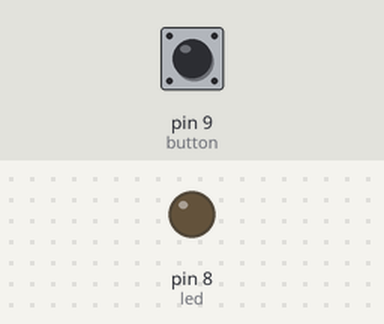
A sketch run on a simulated Arduino Uno, built with avr-gcc and run on an emulated ATmega328P. On the bench: output pins drawn as LEDs (lit = HIGH). Dashed ring = blinking. Inputs (shaded band) come from the test bench; at power-on: pin 9 (button) LOW. What the sketch prints to the serial monitor is not drawn.

Above: at 1.2 s.
1.3 s: pin 9 (button) pulled HIGH for 0.15 s
At 1.37 s:
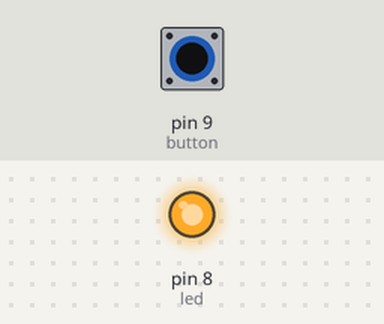
2.9 s: pin 9 (button) pulled HIGH for 3.2 s
At 7.0 s:
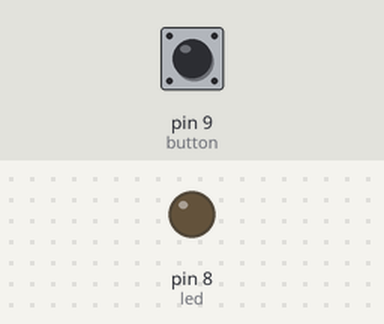
9.1 s: pin 9 (button) pulsed HIGH 2 times (0.12 s each, 0.3 s apart)
At 9.18 s:
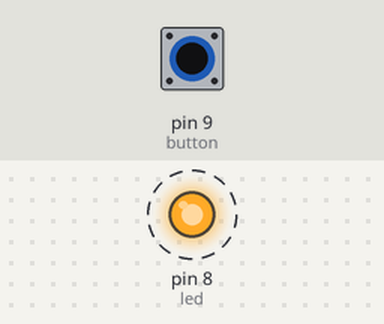
Timing chart, 0 to 12.1 s (numbered marks = the images above; inputs shaded):
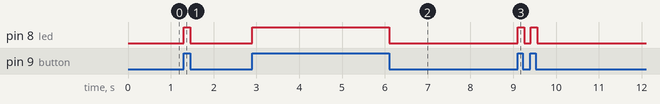

Measured:
- after the input at 1.3 s, pin 8 (led): LOW → HIGH at once, → LOW 0.15 s later
- after the input at 2.9 s, pin 8 (led): LOW → HIGH at once, → LOW 3.2 s later
- after the input at 9.1 s, pin 8 (led): alternates HIGH for 0.15 s and LOW for 0.15 s, 4 changes in all, then stays LOW, starting at once

The sketch:

_6_morse_input.ino
```cpp
int led = 8;
int button = 9;
int short_pause = 20;
int long_pause = 40;
int action_time = 40;
int i = 0;
bool pushed = false;
String morse = "";


void to_text(){
    if (morse == ".-")    { Serial.print("a"); return; }
    if (morse == ".-.-")  { Serial.print("ą"); return; }
    if (morse == "-...")  { Serial.print("b"); return; }
    if (morse == "-.-.")  { Serial.print("c"); return; }
    if (morse == "-.-..") { Serial.print("ć"); return; }
    if (morse == "-..")   { Serial.print("d"); return; }
    if (morse == ".")     { Serial.print("e"); return; }
    if (morse == "..-..") { Serial.print("ę"); return; }
    if (morse == "..-.")  { Serial.print("f"); return; }
    if (morse == "--.")   { Serial.print("g"); return; }
    if (morse == "....")  { Serial.print("h"); return; }
    if (morse == "..")    { Serial.print("i"); return; }
    if (morse == ".--")   { Serial.print("j"); return; }
    if (morse == "-.-")   { Serial.print("k"); return; }
    if (morse == ".-..")  { Serial.print("l"); return; }
    if (morse == ".-..-") { Serial.print("ł"); return; }
    if (morse == "--")    { Serial.print("m"); return; }
    if (morse == "-.")    { Serial.print("n"); return; }
    if (morse == "--.--") { Serial.print("ń"); return; }
    if (morse == "---")   { Serial.print("o"); return; }
    if (morse == "---.")  { Serial.print("ó"); return; }
    if (morse == ".--.")  { Serial.print("p"); return; }
    if (morse == "--.")   { Serial.print("q"); return; }
    if (morse == ".-.")   { Serial.print("r"); return; }
    if (morse == "...")   { Serial.print("s"); return; }
    if (morse == "...-..."){Serial.print("ś"); return; }
    if (morse == "-")     { Serial.print("t"); return; }
    if (morse == "..-")   { Serial.print("u"); return; }
    if (morse == "...-")  { Serial.print("v"); return; }
    if (morse == ".--")   { Serial.print("w"); return; }
    if (morse == "-..-")  { Serial.print("x"); return; }
    if (morse == "-.-")   { Serial.print("y"); return; }
    if (morse == "--..")  { Serial.print("z"); return; }
    if (morse == "--..-") { Serial.print("ź"); return; }
    if (morse == "--..-."){ Serial.print("ż"); return; }

    if (morse == "-----") { Serial.print("0"); return; }
    if (morse == ".----") { Serial.print("1"); return; }
    if (morse == "..---") { Serial.print("2"); return; }
    if (morse == "...--") { Serial.print("3"); return; }
    if (morse == "....-") { Serial.print("4"); return; }
    if (morse == ".....") { Serial.print("5"); return; }
    if (morse == "-....") { Serial.print("6"); return; }
    if (morse == "--...") { Serial.print("7"); return; }
    if (morse == "---..") { Serial.print("8"); return; }
    if (morse == "----.") { Serial.print("9"); return; }
}

void read_morse() {
  if (action_time < long_pause) {
    morse += ".";
  }
  else {
    morse += "-";
  }
}


/* ========== button actions =========== */
bool button_down() {
  if (digitalRead(button)==HIGH) {
    if (!pushed) {
      return true;
    }
  }
  return false;
}

bool button_up() {
  if (digitalRead(button)==LOW) {
    if (pushed) {
      return true;
    }
  }
  return false;
}

bool button_pushed() {
  if (digitalRead(button)==HIGH) {
    if (pushed) {
      return true;
    }
  }
  return false;
}

bool button_free() {
  if (digitalRead(button)==LOW) {
    if (!pushed) {
      return true;
    }
  }
  return false;
}


/* ========== setup =========== */
void setup() {
  Serial.begin(9600);
  pinMode(led, OUTPUT);
  pinMode(button, INPUT);
}

/* ========== loop  =========== */
void loop() {
  if (button_down()) {
    pushed = true;
    action_time = 0;
    digitalWrite(led, HIGH);
  }
  if (button_up()) {
    read_morse();
    pushed = false;
    action_time = 0;
    digitalWrite(led, LOW);
  }
  if (button_pushed()) {
    action_time ++;
  }
  if (button_free() && action_time < long_pause*2) {
    action_time ++;
    if (action_time == short_pause) {
      to_text();
      morse = "";
    }
    if (action_time == long_pause) {
      Serial.print("-");
    }
  }
  delay(50);
}
```
